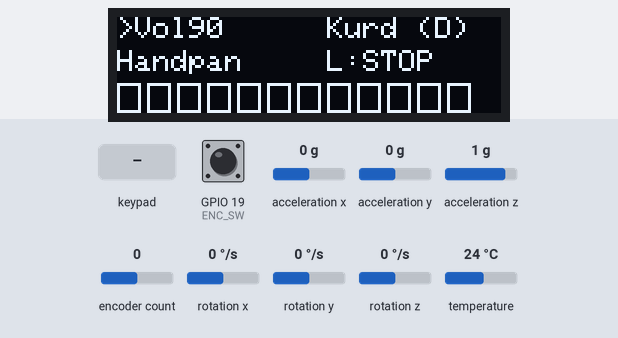
Recording of a sketch running on a simulated ESP32. Parts: 128×32 one-colour display. The inputs (shaded band) are chosen by the test bench; at power-on: GPIO 19 (ENC_SW) HIGH, encoder count 0, acceleration x 0 g, acceleration y 0 g, acceleration z 1 g, rotation x 0 °/s, rotation y 0 °/s, rotation z 0 °/s, temperature 24 °C. I2S audio is not simulated (input reads silence); random numbers use the default seed unless the sketch sets one; nothing arrives over Bluetooth unless stated; a phone connects over Bluetooth LE 3 s after start.

Above: at 2.2 s.
2.3 s: keypad keys 1 2 3 4 pressed 0.4 s apart
At 3.63 s:
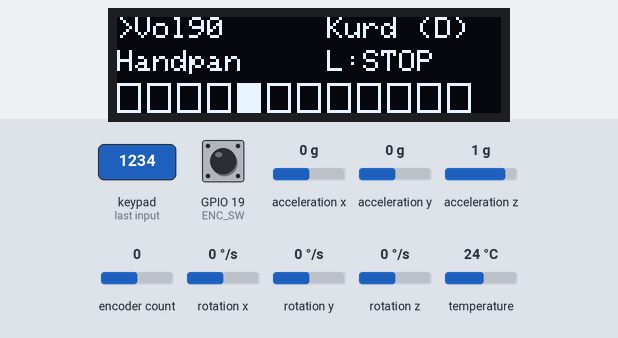
5.4 s: GPIO 19 (ENC_SW) pulled LOW for 0.15 s
At 6.8 s:
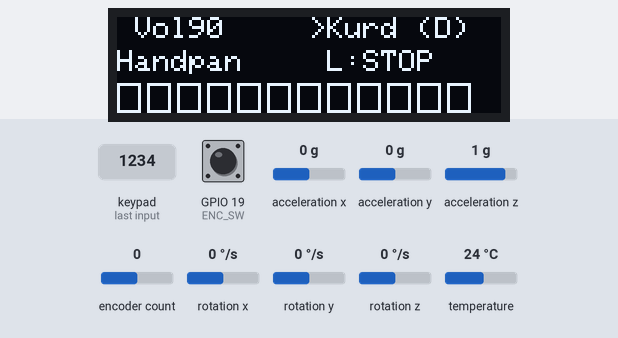
7.1 s: encoder count set to 4
At 8.3 s:
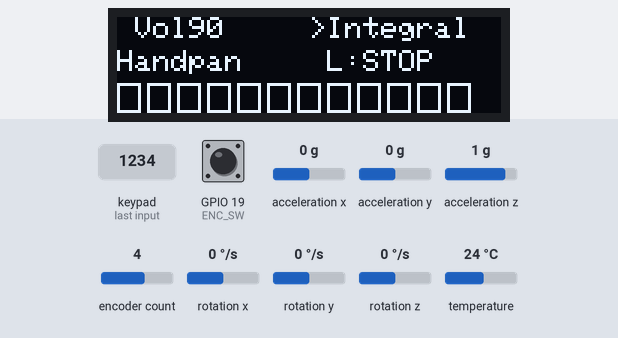
8.6 s: key '0' pressed
At 8.72 s:
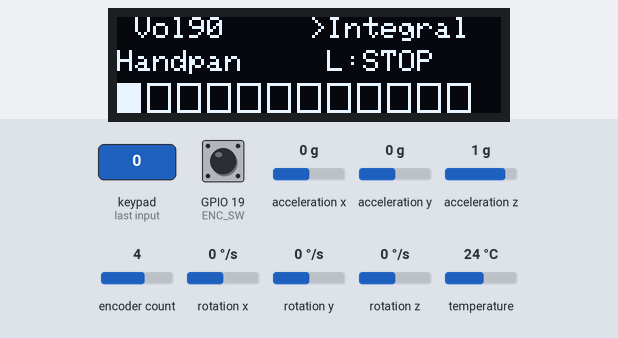
10.2 s: encoder count set to 3
At 10.9 s:
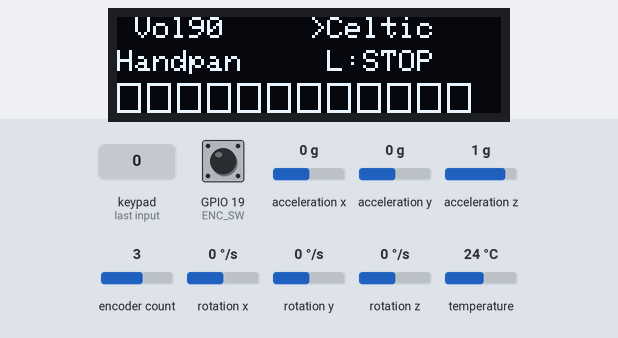
11.7 s: key '1' pressed
At 11.8 s:
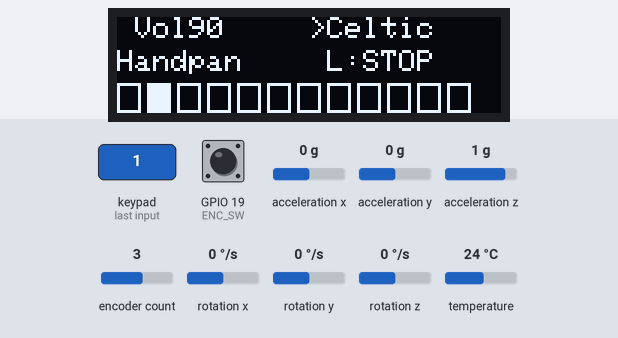
Timing chart, 0 to 14.3 s (numbered marks = the images above; inputs shaded):
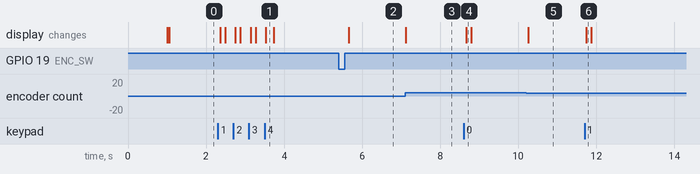

The sketch:

meow_synth_esp32.ino
```cpp
#include <Wire.h>
#include <Adafruit_GFX.h>
#include <Adafruit_SSD1306.h>
#include <Adafruit_MPR121.h>
#include <Adafruit_MPU6050.h>
#include <Adafruit_Sensor.h>
#include <ESP32Encoder.h>
#include <driver/i2s.h>
#include <math.h>
#include <vector>

// --- NATIVE BLUETOOTH LIBRARIES ---
#include <BLEDevice.h>
#include <BLEUtils.h>
#include <BLEServer.h>
#include <BLE2902.h>

// --- HARDWARE CONFIG ---
#define I2S_DOUT      25
#define I2S_BCLK      27
#define I2S_LRC       26

// Encoder Pins (Direct Connection)
#define ENC_CLK       32
#define ENC_DT        33
#define ENC_SW        19

#define SDA_PIN       21
#define SCL_PIN       22
#define SCREEN_WIDTH  128
#define SCREEN_HEIGHT 32
#define OLED_RESET    -1

// --- AUDIO SETTINGS ---
#define SAMPLE_RATE   44100
// OPTIMIZATION: Reduced voices from 14 to 10 to prevent CPU overload/crackling
#define NUM_VOICES    10
#define BASE_NOTE     48
#define PI_2          6.2831853f

// --- BLE MIDI CONSTANTS ---
#define SERVICE_UUID        "03b80e5a-ede8-4b33-a751-6ce34ec4c700"
#define CHARACTERISTIC_UUID "7772e5db-3868-4112-a1a9-f2669d106bf3"
BLECharacteristic *pCharacteristic;
bool deviceConnected = false;

// --- DATA STRUCTURES (SCALES & INSTRUMENTS) ---
struct Scale { const char* name; int offsets[12]; };
#define NUM_SCALES 6
Scale scales[NUM_SCALES] = {
  {"Kurd (D)",     {0, 2, 3, 5, 7, 8, 10, 12, 14, 15, 17, 19}},
  {"Celtic",       {0, 2, 3, 7, 9, 12, 14, 15, 19, 21, 24, 26}},
  {"Integral",     {0, 2, 3, 7, 10, 12, 14, 15, 19, 22, 24, 26}},
  {"Penta Maj",    {0, 2, 4, 7, 9, 12, 14, 16, 19, 21, 24, 26}},
  {"Hijaz",        {0, 1, 4, 5, 7, 8, 10, 12, 13, 16, 17, 19}},
  {"Chromatic",    {0, 1, 2, 3, 4, 5, 6, 7, 8, 9, 10, 11}}
};

struct Instrument {
  const char* name;
  int engineType; // 0=Bell, 1=Bass, 2=Glock, 3=Piano, 4=DrumKit
  int octaveShift;
  float decay;
};
#define NUM_INSTRUMENTS 5
Instrument instruments[NUM_INSTRUMENTS] = {
  {"Handpan",   0,  0, 0.9994f},
  {"Glock",     2, 24, 0.9996f},
  {"Bass Gtr",  1, -24, 0.9997f},
  {"E-Piano",   3,  0, 0.9990f},
  {"Drum Kit",  4,  0, 0.9900f}
};

// --- OBJECTS ---
Adafruit_SSD1306 display(SCREEN_WIDTH, SCREEN_HEIGHT, &Wire, OLED_RESET);
Adafruit_MPR121 touch = Adafruit_MPR121();
Adafruit_MPU6050 mpu;
ESP32Encoder encoder;

// --- AUDIO ENGINE STRUCTS ---
struct Envelope { float level; float decayMultiplier; };
struct Voice {
  bool active;
  float frequency;
  float currentFreq;
  float phase;
  float phaseMod;
  Envelope env;
  int noteIndex;
  float prevSample;
  int engineType;
};
Voice voices[NUM_VOICES];

// --- STATE VARIABLES ---
int currentScaleIndex = 0;
int currentInstIndex = 0;
float globalVolume = 1.0;
float pitchBend = 1.0;
bool padState[12] = {0};

// Menu System
int focus = 0; // 0=Vol, 1=Scale, 2=Inst, 3=Loop
unsigned long buttonDownTime = 0;
bool buttonHeld = false;

// Looper
struct LoopEvent { unsigned long timestamp; byte padIndex; bool isNoteOn; };
enum LooperState { LOOP_IDLE, LOOP_ARMED, LOOP_RECORDING, LOOP_PLAYING };
LooperState loopState = LOOP_IDLE;
std::vector<LoopEvent> loopSequence;
unsigned long loopStartTime = 0;
unsigned long loopLength = 0;
unsigned long loopPlaybackStart = 0;

// --- BLE CALLBACKS ---
class MyServerCallbacks: public BLEServerCallbacks {
    void onConnect(BLEServer* pServer) { deviceConnected = true; };
    void onDisconnect(BLEServer* pServer) { deviceConnected = false; pServer->getAdvertising()->start(); }
};

// --- OPTIMIZED AUDIO TASK ---
void audioTask(void *pvParameters) {
  // OPTIMIZATION: Increased buffer size to process more samples at once (efficiency)
  int32_t sampleBuffer[256];
  size_t bytes_written;

  while(1) {
    // Process 128 stereo frames (256 samples total) per loop
    for (int i = 0; i < 128; i++) {
      float mixedSample = 0;
      int activeCount = 0;

      for (int v = 0; v < NUM_VOICES; v++) {
        if (!voices[v].active) continue; // OPTIMIZATION: Skip inactive voices immediately

        float sample = 0;
        int type = voices[v].engineType;

        // -- ENGINE 0: Handpan (FM) --
        if (type == 0) {
           float mod = sinf(voices[v].phaseMod * PI_2) * 2.5f;
           // OPTIMIZATION: Combine calculation steps
           sample = sinf((voices[v].phase * PI_2) + (mod * voices[v].env.level)) * voices[v].env.level;

           voices[v].phaseMod += ((voices[v].frequency * 2.0f) / SAMPLE_RATE) * pitchBend;
           if (voices[v].phaseMod >= 1.0f) voices[v].phaseMod -= 1.0f;
        }
        // -- ENGINE 1: Bass (Saw) --
        else if (type == 1) {
           float rawSaw = (voices[v].phase * 2.0f) - 1.0f;
           float filterCutoff = voices[v].env.level;
           voices[v].prevSample = (filterCutoff * rawSaw) + ((1.0f - filterCutoff) * voices[v].prevSample);

           // Fast constrain
           if(voices[v].prevSample > 1.2f) voices[v].prevSample = 1.2f;
           else if(voices[v].prevSample < -1.2f) voices[v].prevSample = -1.2f;

           sample = voices[v].prevSample;
        }
        // -- ENGINE 2: Glock (Sine) --
        else if (type == 2) {
           sample = sinf(voices[v].phase * PI_2) * voices[v].env.level;
        }
        // -- ENGINE 3: E-Piano (Soft Square) --
        else if (type == 3) {
           float rawSquare = (voices[v].phase < 0.5f) ? 0.8f : -0.8f;
           voices[v].prevSample = (0.2f * rawSquare) + (0.8f * voices[v].prevSample);
           sample = voices[v].prevSample * voices[v].env.level;
        }
        // -- ENGINE 4: Drum Kit --
        else if (type == 4) {
           int drum = voices[v].noteIndex / 4;
           if (drum == 0) { // Kick
              sample = sinf(voices[v].phase * PI_2) * voices[v].env.level;
              voices[v].currentFreq *= 0.9990f;
              if(voices[v].currentFreq < 50) voices[v].currentFreq = 50;
              voices[v].phase += (voices[v].currentFreq / SAMPLE_RATE); // Independent phase add for kick
              // Skip the global phase add at bottom
              goto skipGlobalPhase;
           }
           else if (drum == 1) { // Snare
              float noise = ((float)rand() / RAND_MAX) * 2.0f - 1.0f;
              sample = noise * voices[v].env.level;
           }
           else { // Hat
              float noise = ((float)rand() / RAND_MAX) * 2.0f - 1.0f;
              float hp = noise - voices[v].prevSample;
              voices[v].prevSample = noise;
              sample = hp * voices[v].env.level;
           }
        }

        // Global Phase Increment for non-kick instruments
        voices[v].phase += (voices[v].frequency / SAMPLE_RATE) * pitchBend;

        skipGlobalPhase:
        if (voices[v].phase >= 1.0f) voices[v].phase -= 1.0f;

        // Decay
        voices[v].env.level *= voices[v].env.decayMultiplier;
        if (voices[v].env.level < 0.0001f) voices[v].active = false;

        mixedSample += sample;
        activeCount++;
      }

      // OPTIMIZATION: Replaced expensive tanhf() with Fast Soft Clipper
      if (activeCount > 0) {
        float gain = 1.0f / sqrt((float)activeCount + 1.0f);
        mixedSample *= (gain * globalVolume);

        // Fast Limiter (prevents overflow without heavy math)
        if (mixedSample > 0.95f) mixedSample = 0.95f;
        else if (mixedSample < -0.95f) mixedSample = -0.95f;
      }

      // Convert to 32-bit (Shifted high for I2S volume)
      int32_t out = (int32_t)(mixedSample * 2147483647.0f);

      // Interleaved Stereo (Left = Right)
      sampleBuffer[i*2] = out;
      sampleBuffer[i*2+1] = out;
    }
    i2s_write(I2S_NUM_0, sampleBuffer, sizeof(sampleBuffer), &bytes_written, portMAX_DELAY);
  }
}

// --- I2S SETUP ---
void setupI2S() {
  i2s_config_t i2s_config = {
    .mode = (i2s_mode_t)(I2S_MODE_MASTER | I2S_MODE_TX),
    .sample_rate = SAMPLE_RATE,
    .bits_per_sample = I2S_BITS_PER_SAMPLE_32BIT,
    .channel_format = I2S_CHANNEL_FMT_RIGHT_LEFT,
    .communication_format = I2S_COMM_FORMAT_I2S,
    .intr_alloc_flags = ESP_INTR_FLAG_LEVEL1,
    // OPTIMIZATION: Increased DMA buffers to prevent glitches
    .dma_buf_count = 8,
    .dma_buf_len = 512,
    .use_apll = true
  };
  i2s_pin_config_t pin_config = {
    .bck_io_num = I2S_BCLK, .ws_io_num = I2S_LRC, .data_out_num = I2S_DOUT, .data_in_num = I2S_PIN_NO_CHANGE
  };
  i2s_driver_install(I2S_NUM_0, &i2s_config, 0, NULL);
  i2s_set_pin(I2S_NUM_0, &pin_config);
}

// --- SETUP ---
void setup() {
  Serial.begin(115200);
  delay(1000);
  Wire.begin(SDA_PIN, SCL_PIN);

  display.begin(SSD1306_SWITCHCAPVCC, 0x3C);
  display.clearDisplay();
  display.setTextColor(SSD1306_WHITE);
  display.setCursor(0,0); display.println("System Boot..."); display.display();

  // BLE Setup
  BLEDevice::init("Dodepan Multi");
  BLEServer *pServer = BLEDevice::createServer();
  pServer->setCallbacks(new MyServerCallbacks());
  BLEService *pService = pServer->createService(BLEUUID(SERVICE_UUID));
  pCharacteristic = pService->createCharacteristic(
                      BLEUUID(CHARACTERISTIC_UUID),
                      BLECharacteristic::PROPERTY_READ | BLECharacteristic::PROPERTY_NOTIFY | BLECharacteristic::PROPERTY_WRITE_NR
                    );
  pCharacteristic->addDescriptor(new BLE2902());
  pService->start();
  pServer->getAdvertising()->addServiceUUID(SERVICE_UUID);
  pServer->getAdvertising()->start();

  // Touch Setup
  if (!touch.begin(0x5A)) { Serial.println("MPR121 Error"); }
  touch.writeRegister(0x7B, 0x00);
  touch.writeRegister(0x5E, 0x00);
  touch.writeRegister(0x2B, 0x01); touch.writeRegister(0x2C, 0x01);
  touch.writeRegister(0x2D, 0x0E); touch.writeRegister(0x2E, 0x00);
  touch.setThresholds(6, 3);
  touch.writeRegister(0x5E, 0x8F);

  if (mpu.begin()) {
    mpu.setAccelerometerRange(MPU6050_RANGE_8_G);
    mpu.setFilterBandwidth(MPU6050_BAND_21_HZ);
  }

  // --- ENCODER SETUP (RAW WIRING SUPPORT) ---
  // Enable internal weak pull-up resistors for the rotation pins (A/B)
  ESP32Encoder::useInternalWeakPullResistors = puType::up;
  encoder.attachHalfQuad(ENC_DT, ENC_CLK);
  encoder.setCount(90);
  // Enable internal pull-up for the switch pin (Connect other side to GND)
  pinMode(ENC_SW, INPUT_PULLUP);

  loopSequence.reserve(200);
  setupI2S();

  // Start Audio Task on Core 1
  xTaskCreatePinnedToCore(audioTask, "AudioTask", 10000, NULL, 1, NULL, 0);
}

// --- HELPER FUNCTIONS ---
void noteOn(int padIndex, bool isLive) {
  if (isLive && loopState == LOOP_RECORDING) {
     LoopEvent e;
     e.timestamp = millis() - loopStartTime; e.padIndex = padIndex; e.isNoteOn = true; loopSequence.push_back(e);
  } else if (isLive && loopState == LOOP_ARMED) {
     loopState = LOOP_RECORDING; loopStartTime = millis(); loopSequence.clear();
     LoopEvent e; e.timestamp = 0; e.padIndex = padIndex; e.isNoteOn = true; loopSequence.push_back(e);
  }

  // Find free voice
  int v = 0;
  // Simple round-robin or first available
  for (int i = 0; i < NUM_VOICES; i++) { if (!voices[i].active) { v = i; break; } }

  int engine = instruments[currentInstIndex].engineType;
  int offset = scales[currentScaleIndex].offsets[padIndex];
  int octave = instruments[currentInstIndex].octaveShift;
  float decay = instruments[currentInstIndex].decay;

  float freq = 440.0f * pow(2.0f, (offset + BASE_NOTE + octave - 69) / 12.0f);

  voices[v].active = true;
  voices[v].noteIndex = padIndex;
  voices[v].frequency = freq;
  voices[v].phase = 0;
  voices[v].env.level = 1.0f;
  voices[v].env.decayMultiplier = decay;
  voices[v].engineType = engine;

  if (engine == 1) voices[v].prevSample = 0;
  if (engine == 4) { // Drums
     voices[v].currentFreq = 300.0f;
     if (padIndex >= 8) voices[v].env.decayMultiplier = 0.9800f; // Short hats
  }
}

void sendMidi(uint8_t status, uint8_t data1, uint8_t data2) {
  if (deviceConnected) {
    uint8_t packet[] = {0x80, 0x80, status, data1, data2};
    pCharacteristic->setValue(packet, 5);
    pCharacteristic->notify();
  }
}

// --- MAIN LOOP ---
void loop() {
  unsigned long currentMillis = millis();

  // Software Debounce for Button
  int btnReading = digitalRead(ENC_SW);
  static int lastBtnState = HIGH;
  static unsigned long lastDebounceTime = 0;

  // Check if button state changed
  if (btnReading != lastBtnState) {
    lastDebounceTime = currentMillis;
  }

  // Only act if the state has been stable for 50ms (Debouncing)
  if ((currentMillis - lastDebounceTime) > 50) {
      int btnState = btnReading;

      // Button Logic
      if (btnState == LOW && buttonDownTime == 0) {
        buttonDownTime = currentMillis;
        buttonHeld = false;
      }

      // Long press (Looper)
      if (btnState == LOW && (currentMillis - buttonDownTime > 800) && !buttonHeld) {
        buttonHeld = true;
        if (focus == 3) {
          if (loopState == LOOP_IDLE) loopState = LOOP_ARMED;
          else if (loopState == LOOP_ARMED || loopState == LOOP_RECORDING) {
             loopState = LOOP_PLAYING;
             loopLength = millis() - loopStartTime; loopPlaybackStart = millis();
          }
          else if (loopState == LOOP_PLAYING) { loopState = LOOP_IDLE; loopSequence.clear(); }
        }
      }

      // Short press (Navigate)
      if (btnState == HIGH && buttonDownTime > 0) {
        if (!buttonHeld) {
           focus++;
           if (focus > 3) focus = 0;
           // Snap encoder
           if (focus == 0) encoder.setCount((int)(globalVolume * 100));
           if (focus == 1) encoder.setCount(currentScaleIndex * 4);
           if (focus == 2) encoder.setCount(currentInstIndex * 4);
        }
        buttonDownTime = 0;
      }
  }
  lastBtnState = btnReading;

  // --- ENCODER LOGIC ---
  long encVal = encoder.getCount();
  if (focus == 0) { // VOL
    if (encVal < 0) encoder.setCount(0); if (encVal > 100) encoder.setCount(100);
    globalVolume = (float)encoder.getCount() / 100.0f;
  }
  else if (focus == 1) { // SCALE
    if (encVal < 0) encoder.setCount(0);
    if (encVal > (NUM_SCALES * 4) - 1) encoder.setCount((NUM_SCALES * 4) - 1);
    currentScaleIndex = encoder.getCount() / 4;
  }
  else if (focus == 2) { // INSTRUMENT
    if (encVal < 0) encoder.setCount(0);
    if (encVal > (NUM_INSTRUMENTS * 4) - 1) encoder.setCount((NUM_INSTRUMENTS * 4) - 1);
    currentInstIndex = encoder.getCount() / 4;
  }

  // --- LOOPER PLAYBACK ---
  if (loopState == LOOP_PLAYING && !loopSequence.empty()) {
    unsigned long playTime = (currentMillis - loopPlaybackStart) % loopLength;
    static unsigned long lastPlayCheck = 0;

    // Handle wrap-around
    if (playTime < lastPlayCheck) lastPlayCheck = 0;

    for (auto &e : loopSequence) {
      if (e.timestamp >= lastPlayCheck && e.timestamp < playTime) {
         noteOn(e.padIndex, false);
      }
    }
    lastPlayCheck = playTime;
  }

  // --- SENSORS ---
  sensors_event_t a, g, temp;
  if (mpu.getEvent(&a, &g, &temp)) {
     pitchBend = 1.0 + (a.acceleration.y / 15.0);
     int midiBend = 8192 + (int)(a.acceleration.y * 500);
     if(midiBend<0) midiBend=0; if(midiBend>16383) midiBend=16383;
     uint8_t lsb = midiBend & 0x7F;
     uint8_t msb = (midiBend >> 7) & 0x7F;
     sendMidi(0xE0, lsb, msb);
  }

  uint16_t currTouched = touch.touched();
  for (int i = 0; i < 12; i++) {
    bool isTouched = (currTouched & _BV(i));
    int note = BASE_NOTE + scales[currentScaleIndex].offsets[i];
    if (isTouched && !padState[i]) {
        padState[i] = true;
        noteOn(i, true); sendMidi(0x90, note, 127);
    }
    else if (!isTouched && padState[i]) {
        padState[i] = false;
        sendMidi(0x80, note, 127);
    }
  }

  // --- DISPLAY ---
  static unsigned long lastDraw = 0;
  if (millis() - lastDraw > 50) {
    display.clearDisplay();
    display.setCursor(0, 0);

    if(focus==0) display.print(">"); else display.print(" ");
    display.print("Vol"); display.print((int)(globalVolume*100));

    display.setCursor(64, 0);
    if(focus==1) display.print(">"); else display.print(" ");
    char sclName[10]; strncpy(sclName, scales[currentScaleIndex].name, 9); sclName[9]=0;
    display.print(sclName);

    display.setCursor(0, 11);
    if(focus==2) display.setTextColor(SSD1306_BLACK, SSD1306_WHITE);
    char insName[10]; strncpy(insName, instruments[currentInstIndex].name, 9); insName[9]=0;
    display.print(insName);
    display.setTextColor(SSD1306_WHITE);

    display.setCursor(64, 11);
    if(focus==3) display.print(">"); else display.print(" ");
    if(loopState == LOOP_IDLE) display.print("L:STOP");
    else if(loopState == LOOP_ARMED) display.print("L:RDY");
    else if(loopState == LOOP_RECORDING) display.print("L:REC");
    else display.print("L:PLAY");

    for(int i=0; i<12; i++) {
      int x = i * 10;
      if (padState[i]) display.fillRect(x, 22, 8, 10, SSD1306_WHITE);
      else display.drawRect(x, 22, 8, 10, SSD1306_WHITE);
    }
    display.display();
    lastDraw = millis();
  }
}
```

Measured:
- after the input at 2.3 s, the display: first changes after 0.06 s (image 1 shows a later state)
- after the input at 5.4 s, the display: changes after 0.25 s (image 2)
- after the input at 7.1 s, the display: changes at once (image 3)
- after the input at 8.6 s, the display: changes after 0.06 s (image 4)
- after the input at 10.2 s, the display: changes after 0.06 s (image 5)
- after the input at 11.7 s, the display: changes at once (image 6)
